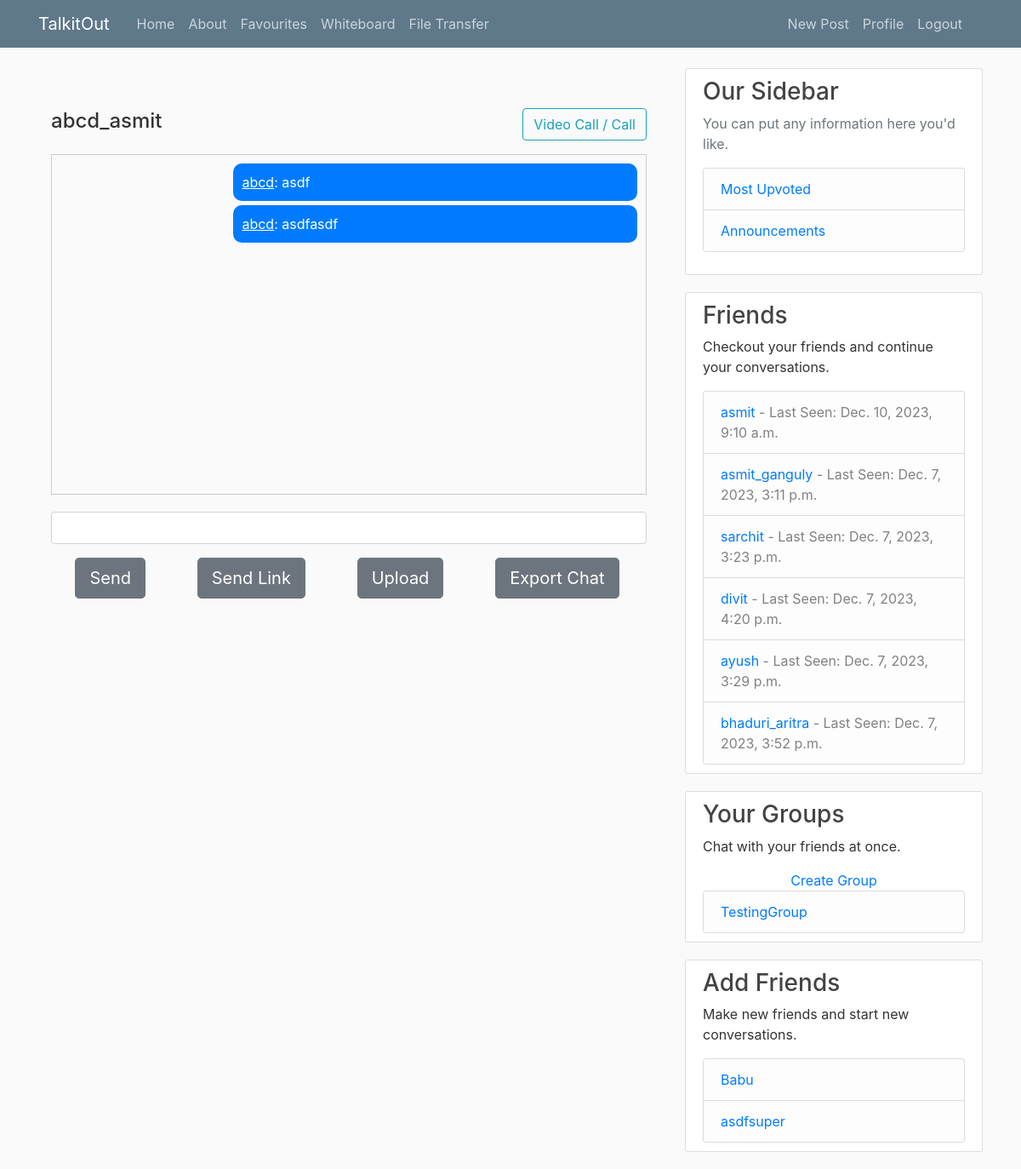
/chat/abcd_asmit/ (signed in), run on the app's committed database.
### chat/models.py (models this page shows, shortened)
class ChatMessage(models.Model):
    message_id = models.AutoField(primary_key=True)
    chatroom_name = models.CharField(max_length=255)
    sender_username = models.CharField(max_length=255)
    message_content = models.TextField()
    timestamp = models.DateTimeField(auto_now_add=True)
    time = models.PositiveIntegerField(null=True, blank=True)
    def is_expired(self):
        if self.time is None:
            return False  # Message set to be retained forever

### blog/models.py (models this page shows, shortened)
class Friend(models.Model):
    user = models.ForeignKey(User, on_delete=models.CASCADE, related_name='user')
    friend = models.ForeignKey(User, on_delete=models.CASCADE, related_name='friend')
    class Meta:
        unique_together = ('user', 'friend')

class Group(models.Model):
    name = models.CharField(max_length=255, unique=True)
    members = models.ManyToManyField(User, related_name='group_members')

### chat/views.py (the view)
# urls.py: path('<str:room_name>/', views.room, name='room'),
@login_required(login_url='login')
def room(request, room_name):
    request.user.profile.lastseen = timezone.now()
    request.user.profile.save()
    messages = ChatMessage.objects.filter(chatroom_name=room_name).order_by('timestamp')
    for message in messages:
        message.is_expired()
    context = {'room_name': room_name, 'messages': messages}
    if request.user.is_authenticated:
        request.user.profile.lastseen = timezone.now()
        request.user.profile.save()
        current_user = request.user
        friends = Friend.objects.filter(user=current_user).values_list('friend', flat=True)
        others = User.objects.exclude(pk=current_user.id).exclude(pk__in=friends)
        groups = Group.objects.filter(members=current_user)  # Get groups the user is a part of
        context['friends'] = Friend.objects.filter(user=current_user)
        context['others_list'] = others
        context['groups'] = groups  # Add groups to the context
        friends_lastseen = Profile.objects.filter(user__in=friends.values_list('friend', flat=True)).values('user__username', 'lastseen')
        context['friends_lastseen'] = friends_lastseen
    return render(request, 'chatroom.html', context)

### users/models.py (called while the page is built)
    def save(self,*args, **kwargs):
        super().save(*args, **kwargs)
        img = Image.open(self.image.path)
        if img.height>300 or img.width >300:
            output_size = (300,300)
            img.thumbnail(output_size)
            img.save(self.image.path)

### chat/templates/chatroom.html (shortened to what this page needs)
{% extends "blog/base.html" %}
    {% block content %}
    <body>
        <div class="container">
            <div class="row d-flex justify-content-center">
                <div class="col">
                    <div class="form-group d-flex">
                        <label for="exampleFormControlTextarea1" class="h4 pt-5">{{room_name}}</label>
                        <a class="btn btn-outline-info ml-auto align-self-end" href="{% url 'meeting' %}" target="_blank">Video Call / Call</a>
                    </div>
                    <div id="chat-container" class="chat-container">
                        {% for message in messages %}
                            <div class="{% if message.sender_username == request.user.username %}sent-bubble{% else %}received-bubble{% endif %}">
                                {% if message.sender_username == request.user.username %}
                                    <a href="{% url 'edit_msg' message.message_id %}" class="sent-link" data-toggle="tooltip" data-placement="top" title="Edit or Delete">{{ message.sender_username }}</a>:
                                        {% if "~link~" in message.message_content %}
                                            {% comment %} <a href="{{ message.message_id }}" class="sent-link" data-toggle="tooltip" target="_blank">{{ message.message_content }}</a> {% endcomment %}
                                            <a href="{% url 'redirect_out' message.message_id %}" class="sent-link" data-toggle="tooltip" target="_blank">{{ message.message_content }}</a>
                                            {% comment %} <a href="{% url 'link' message.message_content %}" class="sent-link" data-toggle="tooltip" target="_blank">{{ message.message_content }}</a> {% endcomment %}
                                        {% else %}
                                            {{ message.message_content }}
                                        {% endif %}
                                {% endif %}
                            </div>
                        {% endfor %}
                    </div>
                    <form method="post" action="{% url 'room' room_name %}">
                        <div class="form-group">
                            <input class="form-control" id="input" type="text">
                        </div>
                        <div class="d-flex justify-content-around">
                            <input class="btn btn-secondary btn-lg mr-1" id="submit" type="submit" value="Send">
                            <input class="btn btn-secondary btn-lg mr-1" id="upload_file" type="button" value="Send Link">
                            <button class="btn btn-secondary btn-lg mr-1" type="button" onclick="location.href='{% url 'stream:user-videos' user.username %}'">Upload</button>
                            <a class="btn btn-secondary btn-lg mr-1" href="{% url 'export_chat' room_name %}">Export Chat</a>
                        </div>
                    </form>
                </div>
            </div>
        </div>
{% endblock content%}
{% block friend_list %}
<div class="content-section">
    <h3>Friends</h3>
    <p>Checkout your friends and continue your conversations.</p>
    <ul class="list-group">
        {% for friend in friends %}
            {% with request.user.username as current_user %}
                {% if friend.friend.username < current_user %}
                    {% with room_name=friend.friend.username|add:"_"|add:current_user %}
                        <li class="list-group-item list-group-item-light">
                            <a href="{% url 'room' room_name %}">{{ friend.friend.username }}</a> - Last Seen:
                            {% for lastseen in friends_lastseen %}
                                {% if lastseen.user__username == friend.friend.username %}
                                    {{ lastseen.lastseen }}
                                {% endif %}
                            {% endfor %}
                        </li>
                    {% endwith %}
                {% else %}
                    {% with room_name=current_user|add:"_"|add:friend.friend.username %}
                        <li class="list-group-item list-group-item-light">
                            <a href="{% url 'room' room_name %}">{{ friend.friend.username }}</a> - Last Seen:
                            {% for lastseen in friends_lastseen %}
                                {% if lastseen.user__username == friend.friend.username %}
                                    {{ lastseen.lastseen }}
                                {% endif %}
                            {% endfor %}
                        </li>
                    {% endwith %}
                {% endif %}
            {% endwith %}
        {% endfor %}
    </ul>
</div>
{% endblock friend_list %}
{% block group_list %}
<div class="content-section">
    <h3>Your Groups</h3>
    <p>Chat with your friends at once.</p>
    <div class="text-center">
        <a href="{% url 'create_group' %}">Create Group</a>
    </div>
    <ul class="list-group">
        {% for group in groups %}
            <li class="list-group-item list-group-item-light">
                <a href="{% url 'room' group.name %}">{{ group.name}}</a>
            </li>
        {% endfor %}
    </ul>
</div>
{% endblock group_list %}
{% block other_list %}
<div class="content-section">
    <h3>Add Friends</h3>
    <p>Make new friends and start new conversations.</p>
    <ul class="list-group">
        {% for other in others_list %}
            {% with request.user.username as current_user %}
                {% if other.username < current_user %}
                    {% with room_name=other.username|add:"_"|add:current_user %}
                        <li class="list-group-item list-group-item-light">
                            <a href="{% url 'room' room_name %}">{{ other.username }}</a>
                        </li>
                    {% endwith %}
                {% else %}
                    {% with room_name=current_user|add:"_"|add:other.username %}
                        <li class="list-group-item list-group-item-light">
                            <a href="{% url 'add_friend' other.username %}">{{ other.username }}</a>
                        </li>
                    {% endwith %}
                {% endif %}
            {% endwith %}
        {% endfor %}
    </ul>
</div>
{% endblock other_list %}

### blog/static/blog/main.css (style rules this page uses)
body { background: #fafafa; color: #333333; margin-top: 5rem; }
h1, h2, h3, h4, h5, h6 { color: #444444; }
ul { margin: 0; }
.content-section { background: #ffffff; padding: 10px 20px; border: 1px solid #dddddd; border-radius: 3px; margin-bottom: 20px; }

### chat/templates/chatroom.html (style rules this page uses)
.sent-bubble { background-color: #007bff; color: #fff; padding: 10px; border-radius: 10px; margin-bottom: 5px; margin-left: auto; align-self: flex-end; max-width: 70%; }
.chat-container { height: 400px; overflow-y: auto; border: 1px solid #ccc; padding: 10px; margin-bottom: 20px; overflow-y: auto; }
.sent-link { color: #fff; text-decoration: underline; transition: color 0.3s, font-weight 0.3s; }

### data on the page
ChatMessage: sender_username "abcd", message_content "asdf"
ChatMessage: sender_username "abcd", message_content "asdfasdf"
Friend: friend.username "asmit", lastseen "Dec. 10, 2023, 9:10 a.m."
Friend: friend.username "asmit_ganguly", lastseen "Dec. 7, 2023, 3:11 p.m."
Friend: friend.username "sarchit", lastseen "Dec. 7, 2023, 3:23 p.m."
Friend: friend.username "divit", lastseen "Dec. 7, 2023, 4:20 p.m."
Friend: friend.username "ayush", lastseen "Dec. 7, 2023, 3:29 p.m."
Friend: friend.username "bhaduri_aritra", lastseen "Dec. 7, 2023, 3:52 p.m."
Group: name "TestingGroup"

### other printed values
{{ room_name }} "abcd_asmit"
{{ other.username }} "Babu"
{{ other.username }} "asdfsuper"
